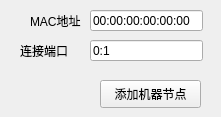
<?xml version="1.0" encoding="UTF-8"?>
<ui version="4.0">
 <class>addMachineWin</class>
 <widget class="QWidget" name="addMachineWin">
  <property name="geometry">
   <rect>
    <x>0</x>
    <y>0</y>
    <width>221</width>
    <height>117</height>
   </rect>
  </property>
  <property name="windowTitle">
   <string>Form</string>
  </property>
  <widget class="QLineEdit" name="macEdit">
   <property name="geometry">
    <rect>
     <x>90</x>
     <y>10</y>
     <width>113</width>
     <height>21</height>
    </rect>
   </property>
   <property name="text">
    <string>00:00:00:00:00:00</string>
   </property>
  </widget>
  <widget class="QLineEdit" name="linkEdit">
   <property name="geometry">
    <rect>
     <x>90</x>
     <y>40</y>
     <width>113</width>
     <height>21</height>
    </rect>
   </property>
   <property name="text">
    <string>0:1</string>
   </property>
  </widget>
  <widget class="QLabel" name="label">
   <property name="geometry">
    <rect>
     <x>30</x>
     <y>10</y>
     <width>72</width>
     <height>21</height>
    </rect>
   </property>
   <property name="text">
    <string>MAC地址</string>
   </property>
  </widget>
  <widget class="QLabel" name="label_2">
   <property name="geometry">
    <rect>
     <x>20</x>
     <y>40</y>
     <width>131</width>
     <height>21</height>
    </rect>
   </property>
   <property name="text">
    <string>连接端口</string>
   </property>
  </widget>
  <widget class="QPushButton" name="addBtn">
   <property name="geometry">
    <rect>
     <x>100</x>
     <y>80</y>
     <width>101</width>
     <height>28</height>
    </rect>
   </property>
   <property name="text">
    <string>添加机器节点</string>
   </property>
  </widget>
 </widget>
 <resources/>
 <connections/>
</ui>
